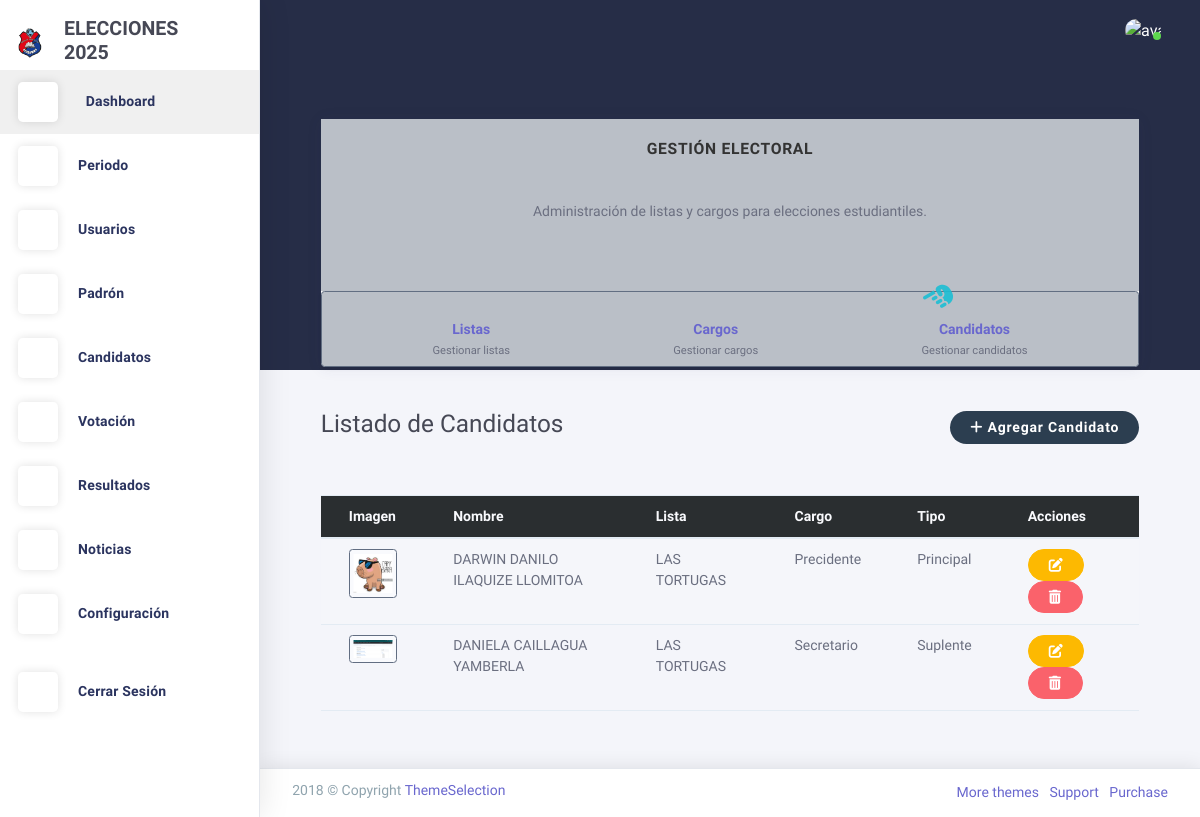
Page /candidatos/ on the committed database.
### Aplicaciones/configuracion/models.py (models this page shows, shortened)
class LogoConfig(models.Model):
    logo_1 = models.ImageField(upload_to='logos/')
    logo_2 = models.ImageField(upload_to='logos/')
    iniciales = models.CharField(max_length=10)

### Aplicaciones/elecciones/models.py (models this page shows, shortened)
class Candidato(models.Model):
    TIPOS_CANDIDATO = [
        ('PRINCIPAL', 'Principal'),
        ('SUPLENTE', 'Suplente'),
        ('ALTERNO', 'Alterno'),
    ]
    nombre_candidato = models.CharField(max_length=100)
    lista = models.ForeignKey(Lista, on_delete=models.CASCADE)
    cargo = models.ForeignKey(Cargo, on_delete=models.CASCADE)
    periodo = models.ForeignKey(Periodo, on_delete=models.CASCADE)
    padron = models.ForeignKey(PadronElectoral, on_delete=models.CASCADE, null=True, blank=True)
    imagen = models.ImageField(upload_to='candidatos/', null=True, blank=True)
    tipo_candidato = models.CharField(
        max_length=20,
        choices=TIPOS_CANDIDATO,
        default='PRINCIPAL',
        null=True,
        blank=True
    )
    cedula_principal = models.CharField(max_length=20, null=True, blank=True, verbose_name='Cédula del candidato principal')
    cedula_suplente = models.CharField(max_length=20, null=True, blank=True, verbose_name='Cédula del suplente')
    cedula_alterno = models.CharField(max_length=20, null=True, blank=True, verbose_name='Cédula del alterno')

class Lista(models.Model):
    nombre_lista = models.CharField(max_length=100)
    frase = models.CharField(max_length=255, null=True, blank=True)
    imagen = models.ImageField(upload_to='listas/', null=True, blank=True)
    periodo = models.ForeignKey(Periodo, on_delete=models.CASCADE)
    color = models.CharField(max_length=20, default='azul', help_text='Color representativo de la lista (nombre o código hexadecimal)')

class Cargo(models.Model):
    nombre_cargo = models.CharField(max_length=100)
    descripcion = models.TextField(blank=True, null=True)
    periodo = models.ForeignKey(Periodo, on_delete=models.CASCADE)

### Aplicaciones/elecciones/views.py (the view)
# urls.py: path('candidatos/', views.listar_candidatos, name='listar_candidatos'),
def listar_candidatos(request):
    periodo_actual = Periodo.objects.get(
        fecha_inicio__lte=timezone.now(),
        fecha_fin__gte=timezone.now()
    )
    candidatos = Candidato.objects.filter(periodo=periodo_actual).select_related('lista', 'cargo', 'periodo')
    return render(request, 'candidatos/listar.html', {
        'candidatos': candidatos,
        'periodo_actual': periodo_actual
    })

### Aplicaciones/elecciones/templates/candidatos/listar.html
{% extends 'plantilla.html' %}
{% block contenido %}
<div class="container mt-4">
    <div class="card mb-3">
        <div class="card-body bg-light text-center">
            <h5 class="card-title mb-3"><strong>Gestión Electoral</strong></h5>
            <p class="card-text mb-4">
                Administración de listas y cargos para elecciones estudiantiles.
            </p>
        </div>
        <nav class="navbar navbar-light bg-light border rounded shadow-sm">
            <div class="container-fluid justify-content-around">
                <a href="{% url 'listar_listas' %}" class="text-decoration-none text-center">
                    <i class="la la-list-ol text-muted fs-2 d-block"></i>
                    <div>
                        <strong class="d-block">Listas</strong>
                        <small class="text-muted">Gestionar listas</small>
                    </div>
                </a>
                <a href="{% url 'listar_cargos' %}" class="text-decoration-none text-center">
                    <i class="la la-briefcase text-muted fs-2 d-block"></i>
                    <div>
                        <strong class="d-block">Cargos</strong>
                        <small class="text-muted">Gestionar cargos</small>
                    </div>
                </a>
                <a href="{% url 'listar_candidatos' %}" class="text-decoration-none text-center position-relative">
                    <div>
                        <i class="la la-users text-primary fs-2 d-block"></i>
                        <span class="position-absolute" style="top: -15px; right: 70%; z-index: 1000;">
                            <i class="fas fa-hand-point-left" style="font-size: 2rem; transform: scaleX(1) rotate(-30deg); color: #1cbed3e6;"></i>
                        </span>
                        <div>
                            <strong class="d-block">Candidatos</strong>
                            <small class="text-muted">Gestionar candidatos</small>
                        </div>
                    </div>
                </a>
            </div>
        </nav>
    </div>
    <div class="d-flex justify-content-between align-items-center mb-4">
        <h2>Listado de Candidatos</h2>
        <a href="{% url 'agregar_candidato' %}" class="btn btn-primary">
            <i class="fas fa-plus"></i> Agregar Candidato
        </a>
    </div>
    <div class="table-responsive">
        <table class="table table-striped table-hover">
            <thead class="table-dark">
                <tr>
                    <th>Imagen</th>
                    <th>Nombre</th>
                    <th>Lista</th>
                    <th>Cargo</th>
                    <th>Tipo</th>
                    <th>Acciones</th>
                </tr>
            </thead>
            <tbody>
                {% for candidato in candidatos %}
                <tr>
                    <td>
                        {% if candidato.imagen %}
                            <img src="{{ candidato.imagen.url }}" alt="{{ candidato.nombre_candidato }}" class="img-thumbnail" style="width: 50px;">
                        {% else %}
                            <div class="text-center">
                                <i class="fas fa-user-circle fa-2x text-secondary"></i>
                            </div>
                        {% endif %}
                    </td>
                    <td>{{ candidato.nombre_candidato }}</td>
                    <td>{{ candidato.lista.nombre_lista }}</td>
                    <td>{{ candidato.cargo.nombre_cargo }}</td>
                    <td>{{ candidato.get_tipo_candidato_display }}</td>
                    <td>
                        <a href="{% url 'editar_candidato' candidato.id %}" class="btn btn-sm btn-warning" title="Editar">
                            <i class="fas fa-edit"></i>
                        </a>
                        <a href="{% url 'eliminar_candidato' candidato.id %}" class="btn btn-sm btn-danger" title="Eliminar">
                            <i class="fas fa-trash-alt"></i>
                        </a>
                    </td>
                </tr>
                {% empty %}
                <tr>
                    <td colspan="7" class="text-center">No hay candidatos registrados</td>
                </tr>
                {% endfor %}
            </tbody>
        </table>
    </div>
</div>
{% endblock contenido %}

### Aplicaciones/administracion/templates/plantilla.html (shortened to what this page needs)
{% load static %}
<!DOCTYPE html>
<html class="loading" lang="en" data-textdirection="ltr">
  <head>
    <link href="https://maxcdn.icons8.com/fonts/line-awesome/1.1/css/line-awesome.min.css" rel="stylesheet">
    <link rel="stylesheet" type="text/css" href="{% static 'plantillas/theme-assets/css/vendors.css' %}">
    <link rel="stylesheet" type="text/css" href="{% static 'plantillas/theme-assets/vendors/css/charts/chartist.css' %}">
    <link rel="stylesheet" type="text/css" href="{% static 'plantillas/theme-assets/css/app-lite.css' %}">
    <link rel="stylesheet" type="text/css" href="{% static 'plantillas/theme-assets/css/core/menu/menu-types/vertical-menu.css' %}">
    <link rel="stylesheet" type="text/css" href="{% static 'plantillas/theme-assets/css/core/colors/palette-gradient.css' %}">
    <link rel="stylesheet" type="text/css" href="{% static 'plantillas/theme-assets/css/pages/dashboard-ecommerce.css' %}">
    <link rel="stylesheet" href="https://cdnjs.cloudflare.com/ajax/libs/font-awesome/6.5.2/css/all.min.css">
    <link rel="stylesheet" href="{% static 'css/style.css' %}">
    <link href="https://cdn.jsdelivr.net/npm/bootstrap-fileinput@5.5.0/css/fileinput.min.css" rel="stylesheet">
    <link rel="stylesheet" href="https://cdn.jsdelivr.net/npm/sweetalert2@11/dist/sweetalert2.min.css">
    <link rel="stylesheet" href="https://cdn.datatables.net/1.11.5/css/jquery.dataTables.min.css">
    <link rel="stylesheet" href="https://cdn.datatables.net/1.11.5/css/dataTables.bootstrap4.min.css">
    <link rel="stylesheet" href="https://cdn.datatables.net/buttons/2.2.2/css/buttons.dataTables.min.css">
    <link rel="stylesheet" href="https://cdn.datatables.net/buttons/2.2.2/css/buttons.bootstrap4.min.css">
  </head>
  <body class="vertical-layout vertical-menu 2-columns menu-expanded fixed-navbar" data-open="click" data-menu="vertical-menu" data-color="bg-chartbg" data-col="2-columns">
    <nav class="header-navbar navbar-expand-md navbar navbar-with-menu navbar-without-dd-arrow fixed-top navbar-semi-light">
      <div class="navbar-wrapper">
        <div class="navbar-container content">
          <div class="collapse navbar-collapse show" id="navbar-mobile">
            <ul class="nav navbar-nav mr-auto float-left">
              <li class="nav-item d-none d-md-block"><a class="nav-link nav-link-expand" href="#"><i class="ficon ft-maximize"></i></a></li>
            </ul>
            <ul class="nav navbar-nav float-right">
              <li class="dropdown dropdown-language nav-item"><a class="dropdown-toggle nav-link" id="dropdown-flag" href="#" data-toggle="dropdown" aria-haspopup="true" aria-expanded="false"><i class="flag-icon flag-icon-us"></i></a>
              </li>
            </ul>
            <ul class="nav navbar-nav float-right">
              <li class="dropdown dropdown-notification nav-item"><a class="nav-link nav-link-label" href="#" data-toggle="dropdown"><i class="ficon ft-mail"></i></a>
              </li>
              <li class="dropdown dropdown-user nav-item"><a class="dropdown-toggle nav-link dropdown-user-link" href="#" data-toggle="dropdown"><span class="avatar avatar-online"><img src="{% static 'plantillas/theme-assets/images/portrait/small/avatar-s-19.png' %}" alt="avatar"><i></i></span></a>
              </li>
            </ul>
          </div>
        </div>
      </div>
    </nav>
    <div class="main-menu menu-fixed menu-light menu-accordion menu-shadow" data-scroll-to-active="true" alt="LOGO MENU"
         data-img="{% if logo_config and logo_config.logo_2 %}{{ logo_config.logo_2.url }}{% else %}{% static 'images/logo1.png' %}{% endif %}">
      <div class="navbar-header">
        <ul class="nav navbar-nav flex-row">
          <li class="nav-item mr-auto">
            <a class="navbar-brand" href="index.html">
              <img class="brand-logo" alt="LOGO FONDO"
                   src="{% if logo_config and logo_config.logo_1 %}{{ logo_config.logo_1.url }}{% else %}{% static 'images/logo1.png' %}{% endif %}"/>
              <h3 class="brand-text">
                {{ logo_config.iniciales|default:" " }}
              </h3>
            </a>
          </li>
        </ul>
      </div>
      <div class="main-menu-content">
        <ul class="navigation navigation-main" id="main-menu-navigation" data-menu="menu-navigation">
            <li class="active">
                <a href="{% url 'dashboard' %}"><i class="ft-home"></i>
                    <span class="menu-title" data-i18n="">Dashboard</span>
                </a>
            </li>
            <li class="nav-item">
              <a href="#"><i class="ft-bar-chart-2"></i><span class="menu-title" data-i18n="">Periodo</span></a>
            </li>
            <li class="nav-item">
              <a href="#"><i class="ft-users"></i><span class="menu-title" data-i18n="">Usuarios</span></a>
            </li>
            <li class="nav-item">
                <a href="#"><i class="ft-list"></i><span class="menu-title" data-i18n="">Padrón</span></a>
            </li>
            <li class="nav-item">
                <a href="#"><i class="ft-plus-circle"></i><span class="menu-title" data-i18n="">Candidatos</span></a>
            </li>
            <li class="nav-item">
                <a href="#"><i class="ft-check-circle"></i><span class="menu-title" data-i18n="">Votación</span></a>
            </li>
            <li class="nav-item">
                <a href="#"><i class="ft-bar-chart-2"></i><span class="menu-title" data-i18n="">Resultados</span></a>
            </li>
            <li class="nav-item">
              <a href="#">
              <i class="ft-activity"></i><span class="menu-title">Noticias</span>
              </a>
            </li>
            <li class="nav-item">
                  <a href="{% url 'configurar_logo' %}"><i class="ft-settings"></i><span class="menu-title" data-i18n="">Configuración</span></a>
            </li>
            <li class="nav-item mt-1">
              <a href="{% url 'administracion:index' %}">
              <i class="ft-power"></i><span class="menu-title">Cerrar Sesión</span>
              </a>
            </li>
        </ul>
      </div>
      <div class="navigation-background"></div>
    </div>
    <div class="app-content content">
      <div class="content-wrapper">
        <div class="content-body">
          <div class="container">
            {% block contenido %}{% endblock %}
          </div>
        </div>
      </div>
    </div>
    <footer class="footer footer-static footer-light navbar-border navbar-shadow">
      <div class="clearfix blue-grey lighten-2 text-sm-center mb-0 px-2">
        <span class="float-md-left d-block d-md-inline-block">2018  &copy; Copyright <a class="text-bold-800 grey darken-2" href="https://themeselection.com" target="_blank">ThemeSelection</a></span>
        <ul class="list-inline float-md-right d-block d-md-inline-blockd-none d-lg-block mb-0">
          <li class="list-inline-item"><a class="my-1" href="https://themeselection.com/" target="_blank"> More themes</a></li>
          <li class="list-inline-item"><a class="my-1" href="https://themeselection.com/support" target="_blank"> Support</a></li>
          <li class="list-inline-item"><a class="my-1" href="https://themeselection.com/products/chameleon-admin-modern-bootstrap-webapp-dashboard-html-template-ui-kit/" target="_blank"> Purchase</a></li>
        </ul>
      </div>
    </footer>
</body>
</html>

### rows in the picture
LogoConfig: logo_1 (picture), iniciales "ELECCIONES 2025"
Candidato: imagen (picture), nombre_candidato "DARWIN DANILO ILAQUIZE LLOMITOA", lista.nombre_lista "LAS TORTUGAS", cargo.nombre_cargo "Precidente", tipo_candidato "Principal"
Candidato: imagen (picture), nombre_candidato "DANIELA CAILLAGUA YAMBERLA", lista.nombre_lista "LAS TORTUGAS", cargo.nombre_cargo "Secretario", tipo_candidato "Suplente"
